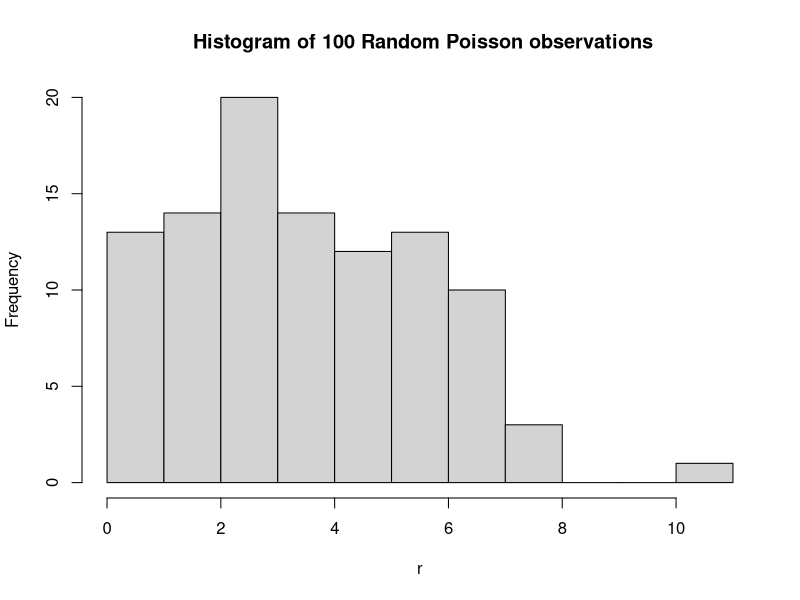

Write the R code that produced this figure.
## ---- chunk 1
r <- rpois(
  n = 100,
  lambda = 4
)

hist(r, main = " Histogram of 100 Random Poisson observations")
## ---- chunk 2
lamda <- 4
lamda
mean <- mean(r)
mean
var <- var(r)
var
## ---- chunk 3
dpois(
  x = -10:10,
  lambda = mean
)
## ---- chunk 4
ppois(
  q = -10:10,
  lambda = mean
)
## ---- chunk 5
qpois(
  p = c(
    0,0.25,0.5,0.75,1
  ),
  lambda = mean
)
